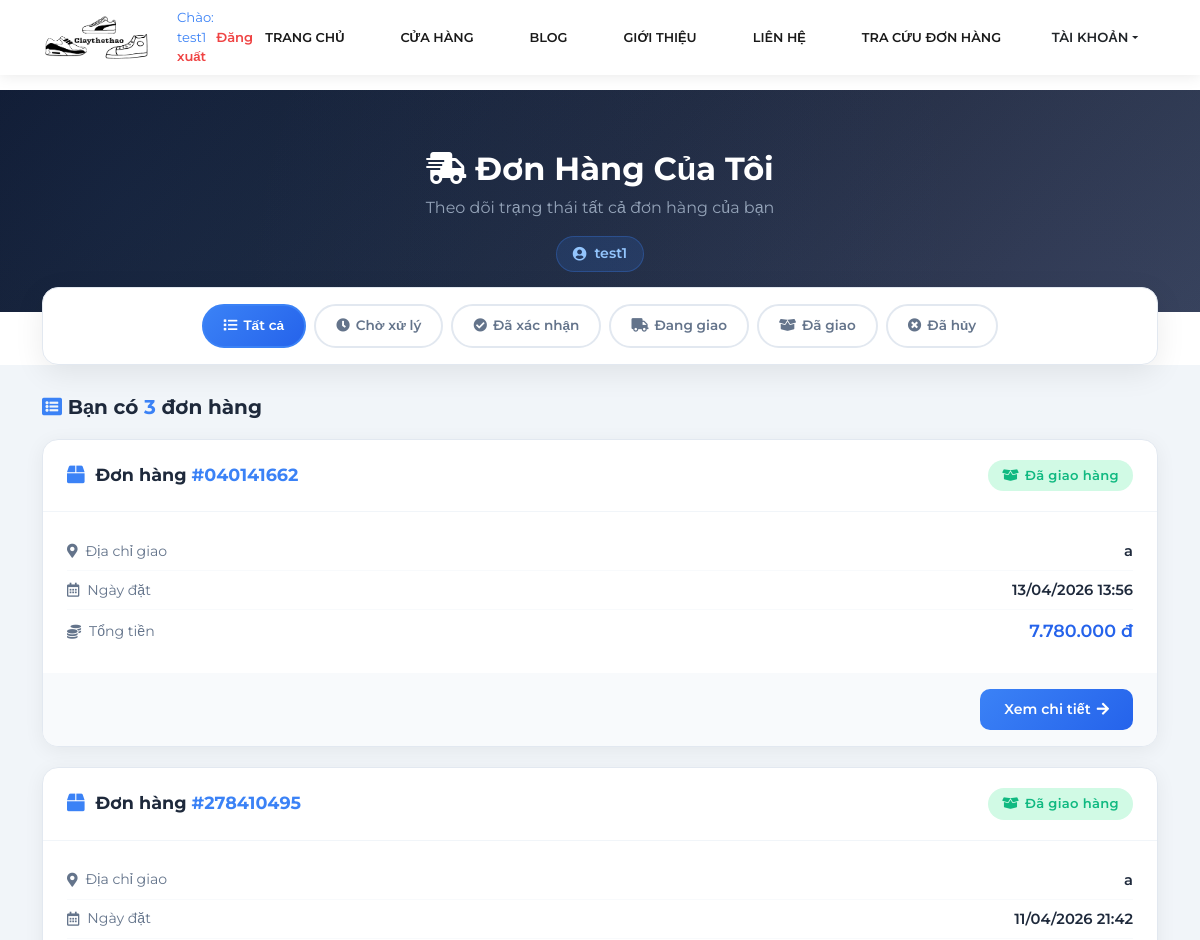
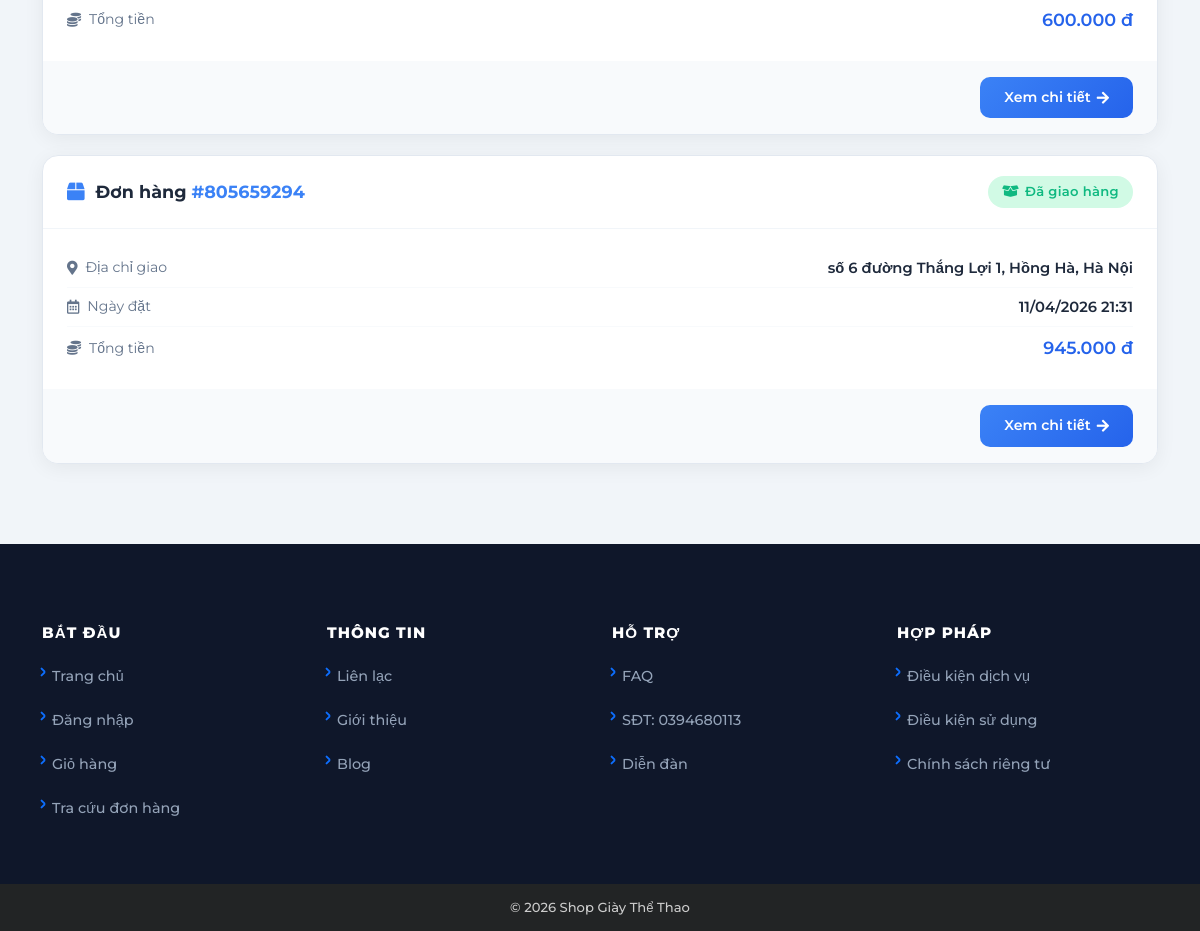
The app's page /shop/tradonhang.php (signed in) with its own data (2 pictures, top to bottom).
### tables this page shows
CREATE TABLE `oder` (
  `id` int(11) NOT NULL AUTO_INCREMENT,
  `order_code` varchar(9) DEFAULT NULL,
  `tenkh` varchar(255) DEFAULT NULL,
  `diachi` varchar(255) DEFAULT NULL,
  `sdt` varchar(255) DEFAULT NULL,
  `note` varchar(255) DEFAULT NULL,
  `ngaytao` int(11) DEFAULT NULL,
  `tongtien` int(11) DEFAULT NULL,
  `donhangthang` int(11) DEFAULT NULL,
  `status` varchar(20) DEFAULT 'PENDING',
  `vnpay_tranId` varchar(100) DEFAULT NULL,
  `makh` int(11) DEFAULT NULL,
  PRIMARY KEY (`id`),
  UNIQUE KEY `oder_order_code_uq` (`order_code`)
);

### shop/tradonhang.php (the view, shortened to what this page needs)
<?php
include BASE_PATH . 'includes/connect.php';
$makh = intval($_SESSION['makh']);
function getStatusInfo($status) {
    $map = [
        'PENDING'    => ['label' => 'Chờ xử lý',      'color' => '#f59e0b', 'bg' => '#fef3c7', 'icon' => 'fa-clock'],
        'CONFIRMED'  => ['label' => 'Đã xác nhận',    'color' => '#3b82f6', 'bg' => '#dbeafe', 'icon' => 'fa-check-circle'],
        'SHIPPING'   => ['label' => 'Đang giao hàng', 'color' => '#8b5cf6', 'bg' => '#ede9fe', 'icon' => 'fa-truck'],
        'DELIVERED'  => ['label' => 'Đã giao hàng',   'color' => '#10b981', 'bg' => '#d1fae5', 'icon' => 'fa-box-open'],
        'CANCELLED'  => ['label' => 'Đã hủy',         'color' => '#ef4444', 'bg' => '#fee2e2', 'icon' => 'fa-times-circle'],
    ];
    return $map[strtoupper($status)] ?? $map['PENDING'];
}
$orders = [];
$filterStatus = $_GET['status'] ?? '';
$sql = "SELECT * FROM `oder` WHERE `makh` = $makh";
$sql .= " ORDER BY `ngaytao` DESC";
$result = mysqli_query($con, $sql);
while ($row = mysqli_fetch_assoc($result)) {
    $orders[] = $row;
}
include BASE_PATH . 'includes/header.php';
?>
<main class="page landing-page" style="padding-top: clamp(70px, 12vw, 90px);">
    <div class="tracking-hero">
        <div class="container text-center">
            <h2><i class="fas fa-shipping-fast mr-2"></i> Đơn Hàng Của Tôi</h2>
            <p class="mt-2">Theo dõi trạng thái tất cả đơn hàng của bạn</p>
            <div class="mt-3">
                <span class="user-badge">
                    <i class="fas fa-user-circle"></i>
                    <?= htmlspecialchars($_SESSION['dangnhap']) ?>
                </span>
            </div>
        </div>
    </div>
    <div class="container">
        <div class="filter-bar">
            <a href="<?= BASE_URL ?>shop/tradonhang.php"
               class="filter-tab <?= empty($filterStatus) ? 'active' : '' ?>">
                <i class="fas fa-list"></i> Tất cả
            </a>
            <a href="<?= BASE_URL ?>shop/tradonhang.php?status=PENDING"
               class="filter-tab <?= $filterStatus === 'PENDING' ? 'active' : '' ?>">
                <i class="fas fa-clock"></i> Chờ xử lý
            </a>
            <a href="<?= BASE_URL ?>shop/tradonhang.php?status=CONFIRMED"
               class="filter-tab <?= $filterStatus === 'CONFIRMED' ? 'active' : '' ?>">
                <i class="fas fa-check-circle"></i> Đã xác nhận
            </a>
            <a href="<?= BASE_URL ?>shop/tradonhang.php?status=SHIPPING"
               class="filter-tab <?= $filterStatus === 'SHIPPING' ? 'active' : '' ?>">
                <i class="fas fa-truck"></i> Đang giao
            </a>
            <a href="<?= BASE_URL ?>shop/tradonhang.php?status=DELIVERED"
               class="filter-tab <?= $filterStatus === 'DELIVERED' ? 'active' : '' ?>">
                <i class="fas fa-box-open"></i> Đã giao
            </a>
            <a href="<?= BASE_URL ?>shop/tradonhang.php?status=CANCELLED"
               class="filter-tab <?= $filterStatus === 'CANCELLED' ? 'active' : '' ?>">
                <i class="fas fa-times-circle"></i> Đã hủy
            </a>
        </div>
    </div>
    <section class="orders-section">
        <div class="container">
            <?php if (!empty($orders)): ?>
                <h5 style="font-weight: 700; color: #1e293b; margin-bottom: 20px;">
                    <i class="fas fa-list-alt mr-2" style="color: #3b82f6;"></i>
                    Bạn có <span style="color: #3b82f6;"><?= count($orders) ?></span> đơn hàng
                </h5>
                <?php foreach ($orders as $index => $order):
                    $statusInfo = getStatusInfo($order['status'] ?? 'PENDING');
                ?>
                    <div class="order-card animate-fade-in-up" style="opacity: 0; animation-delay: <?= $index * 0.08 ?>s;">
                        <div class="order-card-header">
                            <div class="order-id">
                                <i class="fas fa-box" style="color: #3b82f6; margin-right: 6px;"></i>
                                Đơn hàng <span>#<?= !empty($order['order_code']) ? $order['order_code'] : $order['id'] ?></span>
                            </div>
                            <div class="order-status-badge" style="color: <?= $statusInfo['color'] ?>; background: <?= $statusInfo['bg'] ?>;">
                                <i class="fas <?= $statusInfo['icon'] ?>"></i>
                                <?= $statusInfo['label'] ?>
                            </div>
                        </div>
                        <div class="order-card-body">
                            <div class="order-info-row">
                                <span class="order-info-label"><i class="fas fa-map-marker-alt"></i> Địa chỉ giao</span>
                                <span class="order-info-value"><?= htmlspecialchars($order['diachi']) ?></span>
                            </div>
                            <div class="order-info-row">
                                <span class="order-info-label"><i class="far fa-calendar-alt"></i> Ngày đặt</span>
                                <span class="order-info-value"><?= date('d/m/Y H:i', $order['ngaytao']) ?></span>
                            </div>
                            <div class="order-info-row">
                                <span class="order-info-label"><i class="fas fa-coins"></i> Tổng tiền</span>
                                <span class="order-info-value order-total"><?= number_format($order['tongtien'], 0, ',', '.') ?>&nbsp;đ</span>
                            </div>
                        </div>
                        <div class="order-card-footer">
                            <a href="<?= BASE_URL ?>shop/chitietdonhang.php?id=<?= $order['id'] ?>" class="btn-detail">
                                Xem chi tiết <i class="fas fa-arrow-right"></i>
                            </a>
                        </div>
                    </div>
                <?php endforeach; ?>
            <?php endif; ?>
        </div>
    </section>
</main>
<?php include BASE_PATH . 'includes/footer.php'; ?>

### shop/tradonhang.php (style rules this page uses)
.tracking-hero { background: linear-gradient(135deg, #0f172a 0%, #1e293b 50%, #334155 100%); padding: clamp(40px, 8vw, 60px) 0 clamp(30px, 5vw, 40px); position: relative; overflow: hidden; }
.tracking-hero::before { content: ''; position: absolute; top: -50%; left: -50%; width: 200%; height: 200%; background: radial-gradient(circle at 30% 50%, rgba(59, 130, 246, 0.08) 0%, transparent 50%), radial-gradient(circle at 70% 80%, rgba(139, 92, 246, 0.06) 0%, transparent 50%); animation: heroFloat 20s ease-in-out infinite; }
.tracking-hero h2 { font-family: 'Montserrat', sans-serif; font-weight: 700; color: #fff; font-size: clamp(1.3rem, 4vw, 2rem); position: relative; z-index: 1; }
.tracking-hero p { color: #94a3b8; font-size: clamp(0.85rem, 2vw, 1rem); position: relative; z-index: 1; }
.user-badge { display: inline-flex; align-items: center; gap: 8px; background: rgba(59, 130, 246, 0.15); border: 1px solid rgba(59, 130, 246, 0.3); border-radius: 50px; padding: 6px 16px; color: #93c5fd; font-size: 0.88rem; font-weight: 600; position: relative; z-index: 1; }
.filter-bar { background: #fff; border-radius: 16px; box-shadow: 0 8px 30px rgba(0, 0, 0, 0.08); border: 1px solid #e2e8f0; padding: 16px 24px; margin-top: -25px; position: relative; z-index: 5; display: flex; justify-content: center; gap: 8px; flex-wrap: wrap; }
.filter-tab { padding: 8px 20px; border-radius: 50px; border: 2px solid #e2e8f0; background: #fff; color: #64748b; font-weight: 600; font-size: clamp(0.75rem, 1.8vw, 0.85rem); text-decoration: none; transition: all 0.3s ease; display: inline-flex; align-items: center; gap: 6px; min-height: 44px; }
.filter-tab.active { background: linear-gradient(135deg, #3b82f6, #2563eb); color: #fff; border-color: #3b82f6; }
.orders-section { padding: 30px 0 60px; background: #f1f5f9; min-height: 40vh; }
.order-card { background: #fff; border-radius: 16px; box-shadow: 0 4px 20px rgba(0, 0, 0, 0.06); border: 1px solid #e2e8f0; overflow: hidden; transition: all 0.3s ease; margin-bottom: 20px; }
.order-card-header { padding: 20px 24px; display: flex; justify-content: space-between; align-items: center; border-bottom: 1px solid #f1f5f9; }
.order-id { font-family: 'Montserrat', sans-serif; font-weight: 700; font-size: 1.1rem; color: #1e293b; }
.order-id span { color: #3b82f6; }
.order-status-badge { display: inline-flex; align-items: center; gap: 6px; padding: 6px 14px; border-radius: 50px; font-weight: 600; font-size: 0.82rem; letter-spacing: 0.3px; }
.order-card-body { padding: 20px 24px; }
.order-info-row { display: flex; justify-content: space-between; align-items: center; padding: 8px 0; border-bottom: 1px solid #f8fafc; }
.order-info-row:last-child { border-bottom: none; }
.order-info-label { color: #64748b; font-size: 0.88rem; display: flex; align-items: center; gap: 8px; }
.order-info-value { font-weight: 600; color: #1e293b; font-size: 0.92rem; }
.order-total { color: #2563eb !important; font-size: 1.1rem !important; }
.order-card-footer { padding: 16px 24px; background: #f8fafc; display: flex; justify-content: flex-end; }
.btn-detail { background: linear-gradient(135deg, #3b82f6, #2563eb); color: #fff; border: none; border-radius: 10px; padding: 10px 24px; font-weight: 600; font-size: 0.88rem; text-decoration: none; transition: all 0.3s ease; display: inline-flex; align-items: center; gap: 6px; }
.animate-fade-in-up { animation: fadeInUp 0.5s ease forwards; }

### records on screen
oder: order_code "040141662", status "Đã giao hàng", diachi "a", ngaytao "13/04/2026 13:56", tongtien "7.780.000"
oder: order_code "278410495", status "Đã giao hàng", diachi "a", ngaytao "11/04/2026 21:42", tongtien "600.000"
oder: order_code "805659294", status "Đã giao hàng", diachi "số 6 đường Thắng Lợi 1, Hồng Hà, Hà Nội", ngaytao "11/04/2026 21:31", tongtien "945.000"

### other values on screen
$_SESSION['dangnhap'] "test1"
count($orders) "3"
